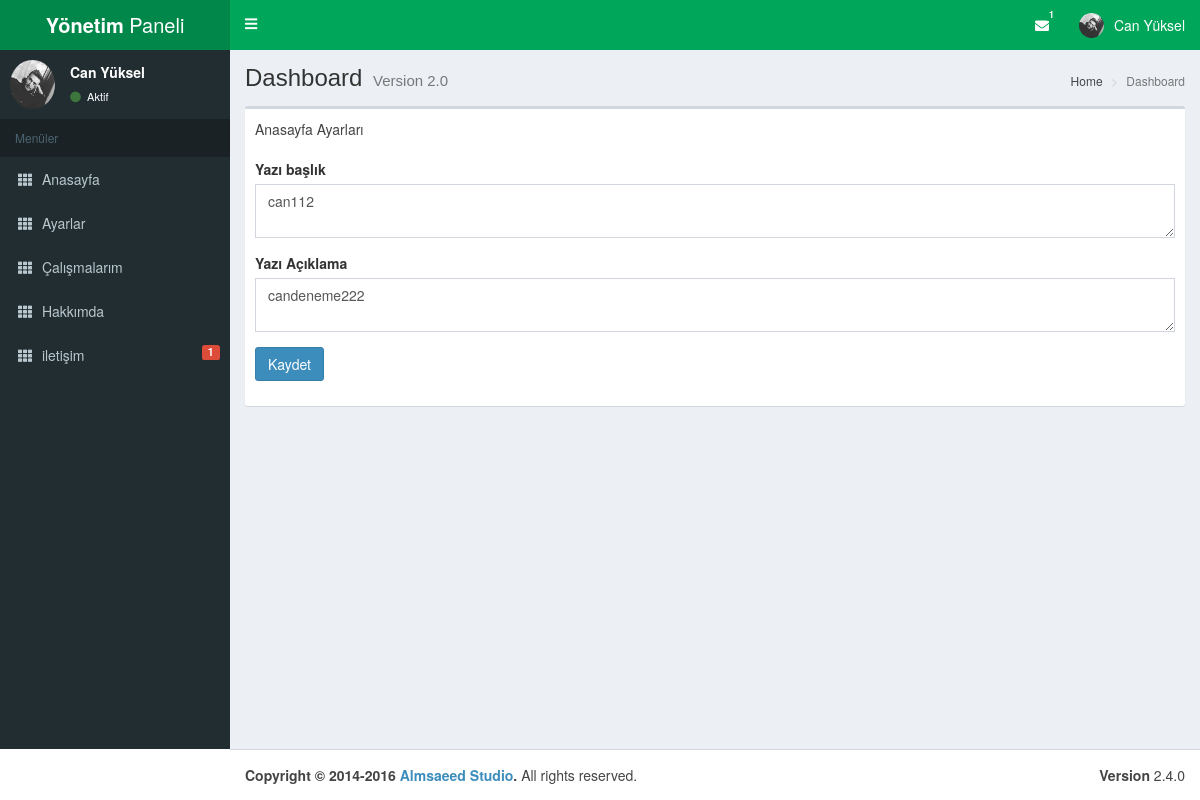
The app's page /admin/anasayfa.php with its own data.
### tables this page shows
CREATE TABLE `ayarlar` (
  `id` int(11) NOT NULL,
  `sitebaslik` varchar(255) NOT NULL,
  `sitekeywords` varchar(255) NOT NULL,
  `sitedescription` varchar(255) NOT NULL,
  `sitedurum` varchar(255) NOT NULL,
  `sitegithub` varchar(255) NOT NULL,
  `siteinstagram` varchar(255) NOT NULL,
  `sitemail` varchar(255) NOT NULL,
  `siteuser` varchar(255) NOT NULL,
  `sitepass` varchar(255) NOT NULL,
  `siteadsoyad` varchar(255) NOT NULL,
  `sitemeslek` varchar(255) NOT NULL,
  `siteresim` varchar(255) NOT NULL
);

CREATE TABLE `anasayfa` (
  `id` int(11) NOT NULL,
  `yazi1` varchar(255) NOT NULL,
  `yazi2` varchar(255) NOT NULL,
  `yazi3` varchar(255) NOT NULL
);

### admin/include/database.php (called while the page is built, shortened)
<?php
try {
	$db = new PDO("mysql:host=localhost;dbname=portfolio;charset=utf8;","root","");
} catch (PDOException $e) {
	print $e->getMessage();
}
	$site = $db->prepare("SELECT * FROM ayarlar WHERE id=:id");
	$site->execute(["id" => 0]);
	$row = $site->fetch(PDO::FETCH_OBJ);
?>

### admin/anasayfa.php (the view, shortened to what this page needs)
<?php include 'include/header.php'; ?>
    <section class="content-header">
        <h1>
            Dashboard
            <small>Version 2.0</small>
        </h1>
        <ol class="breadcrumb">
            <li><a href="#"><i class="fa fa-dashboard"></i> Home</a></li>
            <li class="active">Dashboard</li>
        </ol>
    </section>
    <?php
    $anasayfa = $db->prepare("SELECT * FROM anasayfa WHERE id=:id");
    $anasayfa->execute(["id"=>1]);
    $row = $anasayfa->fetch(PDO::FETCH_OBJ);
    ?>
    <section class="content">
        <div class="col-md-12">
            <div class="row">
                <div class="box">
                    <div class="box-header">
                        Anasayfa Ayarları
                </div>
                <div class="box-body">
                    <form action="" method="post">
                    <div class="form-group">
                        <label>Yazı başlık</label>
                        <textarea  name="yazi1" class="form-control"><?= $row->yazi1; ?></textarea>
                    </div>
                    <div class="form-group">
                        <label>Yazı Açıklama</label>
                        <textarea  name="yazi2" class="form-control"><?= $row->yazi2; ?></textarea>
                    </div>
                    <div class="form-group">
                        <button type="submit" class="btn btn-primary">Kaydet</button>
                    </div>
                    </form>
                </div>
                    </div>
                </div>
            </div>
        </div>
<?php include 'include/footer.php'; ?>

### admin/include/header.php (shortened to what this page needs)
<?php require "include/database.php";
 ?>
<!DOCTYPE html>
<html>
<head>
    <link rel="stylesheet" href="assets/css/bootstrap.min.css">
    <link rel="stylesheet" href="assets/css/fontawesome-all.min.css">
    <link rel="stylesheet" href="assets/css/AdminLTE.min.css">
    <link rel="stylesheet" href="assets/css/skin-green.min.css">
    <link rel="stylesheet" href="assets/css/select2.min.css">
</head>
<body class="hold-transition skin-green sidebar-mini">
<div class="wrapper">
    <header class="main-header">
        <a href="index.php" class="logo">
            <span class="logo-lg"><b>Yönetim</b> Paneli</span>
        </a>
        <nav class="navbar navbar-static-top">
            <a href="#" class="sidebar-toggle" data-toggle="push-menu" role="button">
                <i class="fa fa-bars"></i>
            </a>
            <div class="navbar-custom-menu">
                <ul class="nav navbar-nav">
                     <?php
                $okunmamis = $db->prepare("SELECT * FROM iletisim WHERE durum=:durum");
                $okunmamis ->execute(["durum"=>0]);
                $sayi = $okunmamis->rowcount();
                ?>
                    <li class="dropdown messages-menu">
                        <a href="iletisim.php">
                            <i class="fa fa-envelope"></i>
                            <span class="label label-success"><?= $sayi ?></span>
                        </a>
                    </li>
                    <li class="dropdown user user-menu">
                        <a href="#" class="dropdown-toggle" data-toggle="dropdown">
                            <img src="../assets/upload/<?= $row->siteresim ?>" class="user-image" alt="User Image">
                            <span class="hidden-xs"><?= $row->siteadsoyad ?></span>
                        </a>
                    </li>
                </ul>
            </div>
        </nav>
    </header>
    <aside class="main-sidebar">
        <section class="sidebar">
            <div class="user-panel">
                <div class="pull-left image">
                    <img src="../assets/upload/<?= $row->siteresim ?>" class="img-circle" alt="User Image">
                </div>
                <div class="pull-left info">
                    <p><?= $row->siteadsoyad ?></p>
                    <a href="#"><i class="fa fa-circle text-success"></i> Aktif</a>
                </div>
            </div>
            <ul class="sidebar-menu" data-widget="tree">
                <li class="header">Menüler</li>
				<li>
                     <a href="anasayfa.php">
                        <i class="fa fa-th"></i> <span>Anasayfa</span>
					</a>
                </li>
                <li>
                     <a href="ayarlar.php">
                        <i class="fa fa-th"></i> <span>Ayarlar</span>
                    </a>
                </li>
                 <li>
                     <a href="calismalar.php">
                        <i class="fa fa-th"></i> <span>Çalışmalarım</span>
                    </a>
                </li>
                 <li>
                     <a href="hakkimda.php">
                        <i class="fa fa-th"></i> <span>Hakkımda</span>
                    </a>
                </li>
                 <li>
                     <a href="iletisim.php">
                        <i class="fa fa-th"></i> <span>iletişim</span>
                        <small class="label pull-right bg-red"><?= $sayi ?></small>
                    </a>
                </li>
                			</ul>
        </section>
    </aside>
    <div class="content-wrapper">

### records on screen
ayarlar: siteresim (picture), siteadsoyad "Can Yüksel"
anasayfa: yazi1 "can112", yazi2 "candeneme222"

### other values on screen
$sayi "1"
